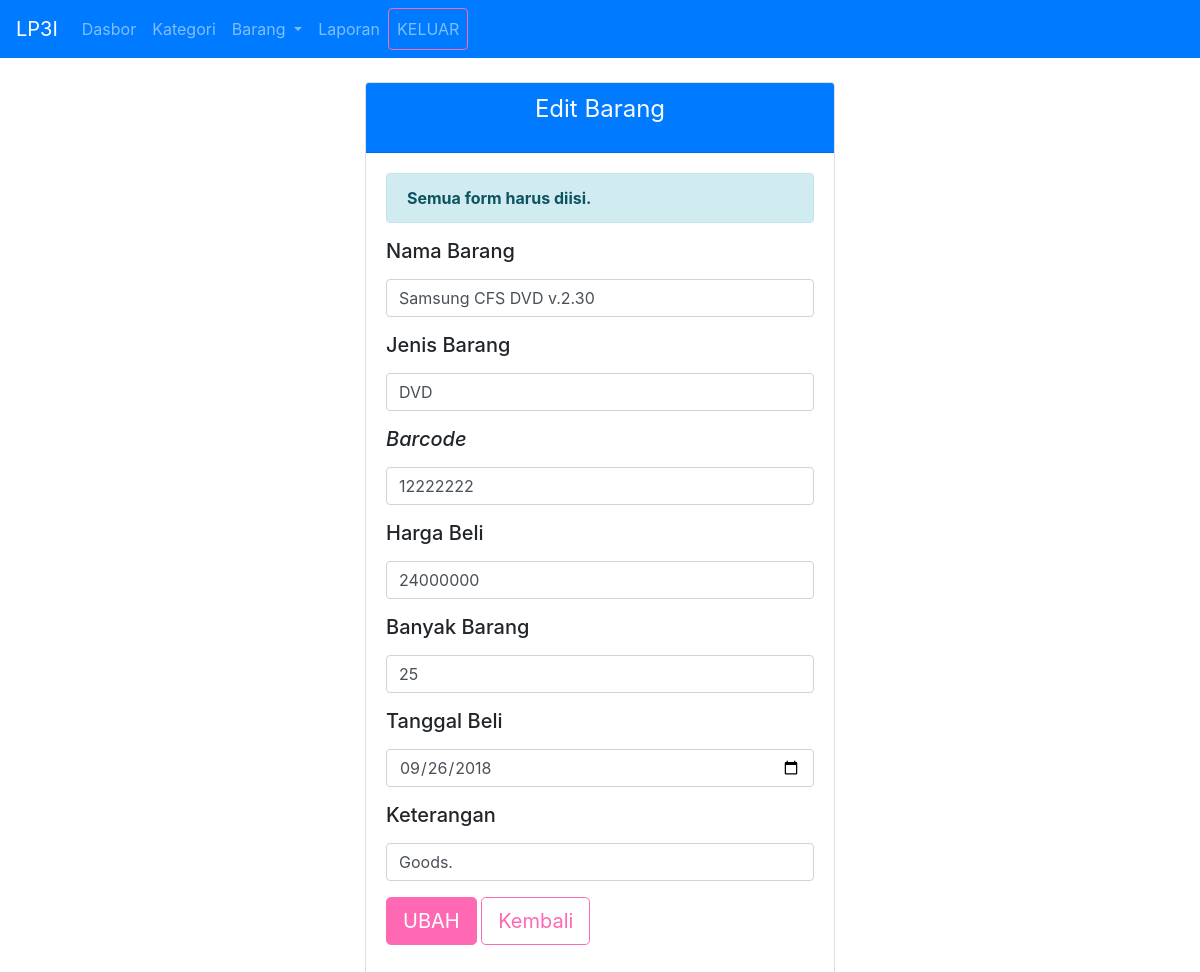
Screenshot of /index.php?menu=edit-barang&id_barang=1 (signed in) with the database file from the repository.
### tables this page shows
CREATE TABLE IF NOT EXISTS `barang` (
  `id_barang` int(11) NOT NULL AUTO_INCREMENT,
  `no_barang` varchar(20) NOT NULL,
  `barcode` varchar(50) NOT NULL,
  `nama_barang` varchar(250) NOT NULL,
  `jenis_barang` varchar(40) NOT NULL,
  `hargabeli_brg` varchar(10) NOT NULL,
  `kuantitas` int(5) NOT NULL,
  `brg_AddedBy` varchar(20) NOT NULL,
  `brg_EditedBy` varchar(20) NOT NULL,
  `brg_EntryDate` datetime NOT NULL,
  `tgl_beli` date NOT NULL,
  `keterangan` text NOT NULL,
  PRIMARY KEY (`id_barang`)
);

### index.php (called while the page is built, shortened)
<?php
include("konten/menu.php");
include("atur-konten.php");
?>

### konten/edit-barang.php (the view, shortened to what this page needs)
<?php
$id_barang = $_GET['id_barang'];
$k = mysql_query("SELECT * FROM barang WHERE id_barang = $id_barang");
$m = mysql_fetch_array($k);
?>
  <section>
    <div class="container-fluid">
      <div class="row justify-content-center">
        <div class="col-5">
          <div class="card">
            <div class="card-header bg-primary text-center">
              <h1 class="h4 mb-3 font-weight-normal text-light">Edit Barang</h1>
            </div>
            <div class="card-body">
            <div class="alert alert-info">
              <strong>Semua form harus diisi.</strong>
            </div>
              <form action="" method="post">
                <div class="form-group">
                  <label><h5>Nama Barang</h5></label>
                  <input type="text" name="nama_barang" class="form-control" value="<?php print $m['nama_barang'] ?>" placeholder="Merk barang, contoh: Macbook Air" autofocus required>
                </div>
                 <div class="form-group">
                  <label><h5>Jenis Barang</h5></label>
                  <input type="text" name="jenis_barang" class="form-control" value="<?php print $m['jenis_barang'] ?>"placeholder="Jenis barang, contoh: Laptop" required>
                </div>
                 <div class="form-group">
                  <label><h5><i>Barcode</i></h5></label>
                  <input type="text" name="barcode" class="form-control" value="<?php print $m['barcode'] ?>" placeholder="||||||||" required>
                </div>
                 <div class="form-group">
                  <label><h5>Harga Beli</h5></label>
                  <input type="text" name="hargabeli_brg" class="form-control" value="<?php print $m['hargabeli_brg'] ?>" placeholder="Sabarahaan?" required>
                </div>
                 <div class="form-group">
                  <label><h5>Banyak Barang</h5></label>
                  <input type="number" name="kuantitas" value="<?php print $m['kuantitas'] ?>" class="form-control" required>
                </div>
                <div class="form-group">
                  <label><h5>Tanggal Beli</h5></label>
                  <input type="date" name="tgl_beli" value="<?php print $m['tgl_beli'] ?>" class="form-control" required>
                </div>
                <div class="form-group">
                 <label><h5>Keterangan</h5></label>
                 <input type="text" name="keterangan" class="form-control" value="<?php print $m['keterangan'] ?>" placeholder="Kondisi barang atau apapun..." required>
               </div>
                <div class="form-group">
                  <button name="tambah" type="submit" class="btn btn-lg btn-twice text-center">UBAH</button>
                  <a href="?menu=barang" class="btn btn-lg btn-outline-twice justify-content-end">Kembali</a>
                </div>
              </form>
            </div>
          </div>
        </div>
      </div>
    </div>
  </section>

### rows the page displays
barang: nama_barang "Samsung CFS DVD v.2.30", jenis_barang "DVD", barcode "12222222", hargabeli_brg "24000000", kuantitas "25", tgl_beli "09/26/2018", keterangan "Goods."
